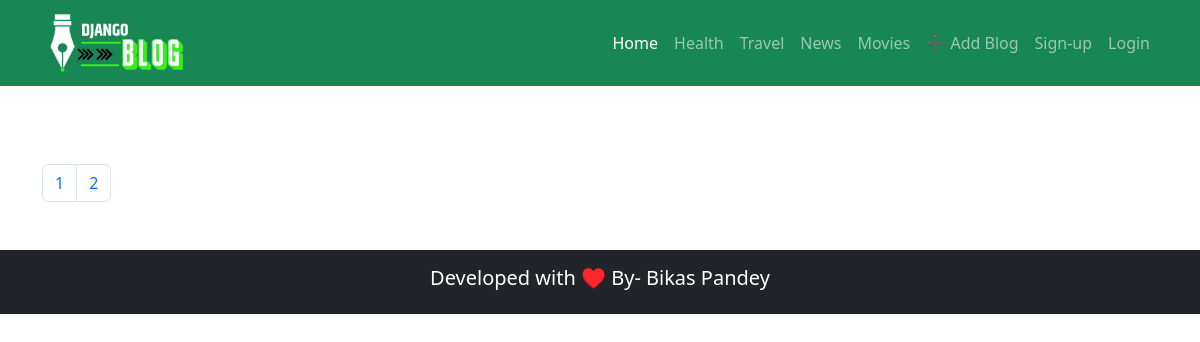
The app's page /travel, older data.
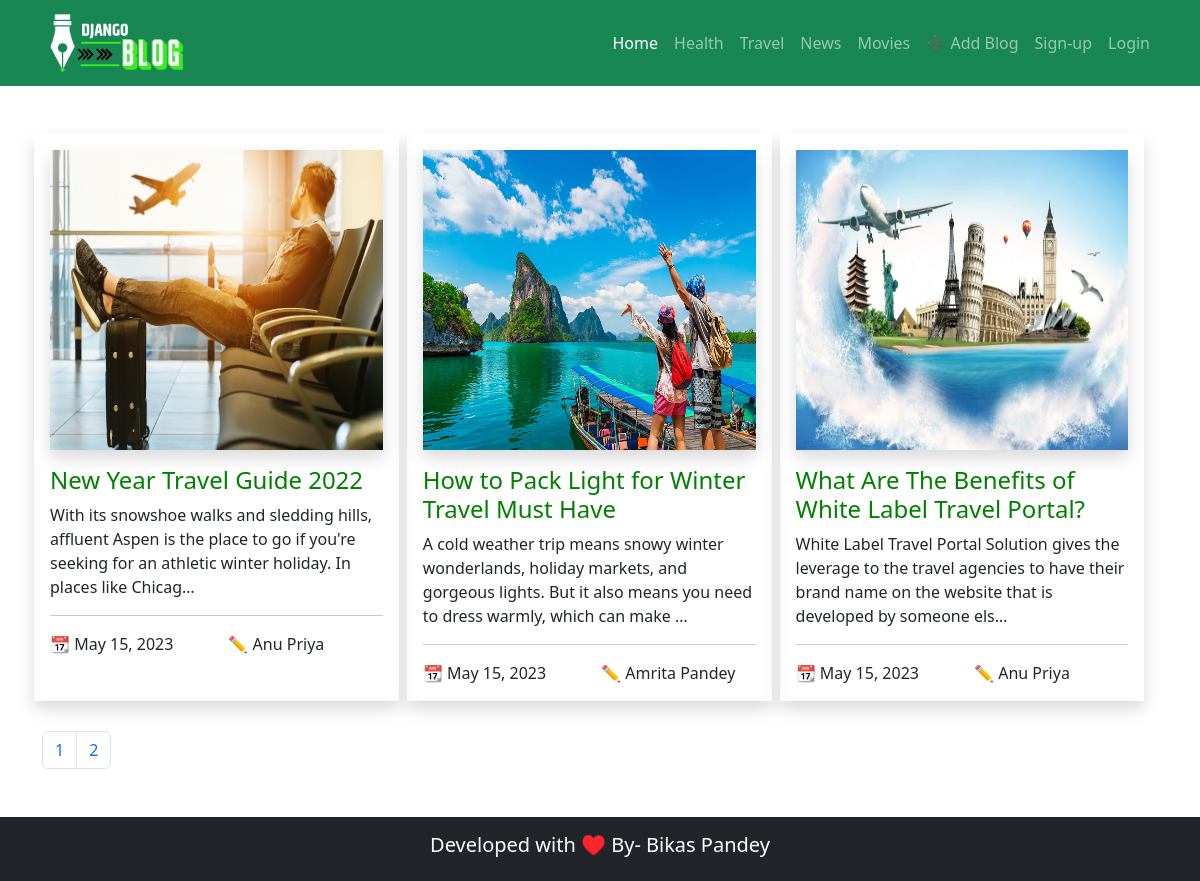
The same page, newer data.
### home/models.py (models this page shows, shortened)
class Blog(models.Model):
    title= models.CharField(max_length=100, null=True)
    slug = models.SlugField(max_length=100, unique=True, null=True)
    image= models.ImageField(upload_to='media', null=True)
    desc = models.TextField(null=True)
    author= models.CharField(max_length=100, null=True)
    author_pic = models.ImageField(upload_to='media', null=True)
    author_bio= models.TextField(null=True)
    category= models.ForeignKey(Category, on_delete=models.PROTECT, null=True)
    publish_date = models.DateField(auto_now=True, null=True)
    approved = models.BooleanField(null=True, default=False)

### pages/views.py (the view)
# urls.py: path('travel', views.travel, name='travel'),
def travel(request):
    travel_blog = Blog.objects.filter(category_id=2)
    pagination = Paginator(travel_blog, 6)
    page_number = request.GET.get('page')
    travel_blog = pagination.get_page(page_number)
    return render(request, 'travel.html', {'travel_blog': travel_blog})

### templates/travel.html (shortened to what this page needs)
{% extends 'base.html' %}
{% block content %}
<div class="container mt-5 mb-5">
    <div class="row" style="margin-bottom: 30px;">
        {% for travel in travel_blog %}
        <div class="col-md-4 shadow p-3 mx-1"  style="width: 32%;">
            <img class="shadow" src="{{travel.image.url}}" style="width: 100%; height: 300px;">
            <a href="{% url 'blog-detail' travel.slug %}" style="text-decoration:none; color:green;"><h4 class="mt-3">{{travel.title}}</h4></a>
            <p>{{travel.desc |truncatechars:150}}
                <hr>
                <div class="row">
                    <div class="col-md-6">
                        📆 {{travel.publish_date}}
                    </div>
                    <div class="col-md-6">
                        ✏️ {{travel.author}}
                    </div>
                </div>
        </div>
        {% endfor %}
    </div>
    <nav aria-label="Page navigation example">
        <ul class="pagination">
          <li class="page-item"><a class="page-link" href="?page=1">1</a></li>
          <li class="page-item"><a class="page-link" href="?page=2">2</a></li>
        </ul>
      </nav>
</div>
{% endblock content %}

Row changes from the older to the newer data that the page shows:
added Blog: image (picture), title "New Year Travel Guide 2022", desc "With its snowshoe walks and sledding hills, affluent Aspen is the place to go if you're seeking for an athletic winter holiday. In places like Chicag…", publish_date "May 15, 2023", author "Anu Priya"
added Blog: image (picture), title "How to Pack Light for Winter Travel Must Have", desc "A cold weather trip means snowy winter wonderlands, holiday markets, and gorgeous lights. But it also means you need to dress warmly, which can make …", publish_date "May 15, 2023", author "Amrita Pandey"
added Blog: image (picture), title "What Are The Benefits of White Label Travel Portal?", desc "White Label Travel Portal Solution gives the leverage to the travel agencies to have their brand name on the website that is developed by someone els…", publish_date "May 15, 2023", author "Anu Priya"
